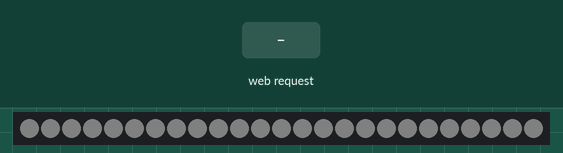
Recording of a sketch running on a simulated ESP32. On the bench: 25 RGB LEDs in strip order, left to right. The inputs (shaded band) are chosen by the test bench. Dim RGB values are drawn brighter than linear; WiFi joins after 1.5 s; servers stay silent unless stated; what the sketch prints to the serial monitor is not drawn.

Above: at 2.7 s.
2.8 s: HTTP request GET /color received
At 3.8 s:
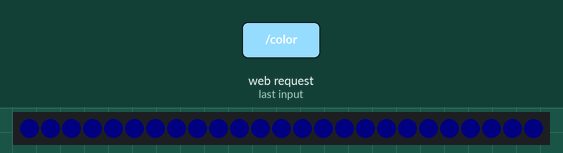
4.3 s: HTTP request GET /color?brightness=120&red=120&green=120 received
At 4.9 s:
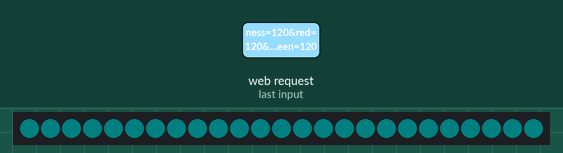
5.8 s: HTTP request GET /brightness received
At 6.1 s:
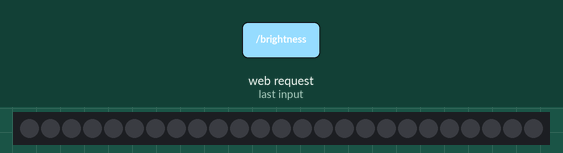
Timing chart, 0 to 8.8 s (numbered marks = the images above; inputs shaded):
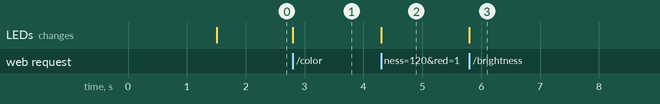

The sketch:

light_controller.ino
```cpp
#include <Adafruit_NeoPixel.h>
#include <ESPmDNS.h>
#include <WebServer.h>
#include <WiFi.h>
#include <WiFiClient.h>
#ifdef __AVR__
  #include <avr/power.h>
#endif

String version = String("0.1.0");

const char* ssid = "";
const char* password = "";
const int port = 80;

#define PIN 15

Adafruit_NeoPixel strip = Adafruit_NeoPixel(25, PIN, NEO_GRB + NEO_KHZ800);

WebServer server(port);

int red = 128;
int green = 128;
int blue = 128;
int brightness = 10;

void handleInfo() {
  server.send(200, "text/plain", "Light Controller Version: " + version);
}

void handleNotFound() {
  server.send(404, "text/plain", "Endpoint Not Found");
}

void setBrightness() {
  if(!server.hasArg("brightness")) {
    server.send(400, "Bad Request: Please supply brightness value");
  }
  int mBrightness = -1;
  mBrightness = server.arg("brightness").toInt();
  if(mBrightness < 0 || mBrightness > 100) {
    server.send(400, "Bad Request: Could not parse argument");
  }
  brightness = mBrightness;
  server.send(200, "text/plain", "Set brightness to: " + String(mBrightness));
}

void setColor() {
  if (!(server.hasArg("red") && server.hasArg("green") && server.hasArg("blue"))) {
    server.send(400, "Bad Request: Please supply red, green and blue color values");
  }
  int mRed = -1;
  int mGreen = -1;
  int mBlue = -1;
  mRed = server.arg("red").toInt();
  mGreen = server.arg("green").toInt();
  mBlue = server.arg("blue").toInt();
  if(mRed < 0 || mRed > 255 || mGreen < 0 || mGreen > 255 || mBlue < 0 || mBlue > 255) {
    server.send(400, "Bad Request: Could not parse argument");
  }
  red = mRed;
  green = mGreen;
  red = mBlue;
  server.send(200, "text/plain", "Color changed");
}

void setup() {
  // Setup LED
  strip.begin();
  //strip.setBrightness(brightness);
  strip.show();

  // Setup WiFi
  Serial.begin(115200);
  Serial.println("Setting up server");
  WiFi.mode(WIFI_STA);
  WiFi.begin(ssid, password);
  Serial.println("");

  // Wait for Connection
  while(WiFi.status() != WL_CONNECTED) {
    delay(500);
    Serial.print(".");
  }
  Serial.print("Connected to ");
  Serial.println(String(ssid));
  Serial.print("IP address ");
  Serial.println(WiFi.localIP());

  // Setup Server
  if(MDNS.begin("esp32")) {
    Serial.println("MDNS responder started");
  }

  server.on("/info", handleInfo);
  server.on("/brightness", setBrightness);
  server.on("/color", setColor);
  server.onNotFound(handleNotFound);

  server.begin();
  Serial.println("HTTP server started");
}

void loop() {
  server.handleClient();
  strip.setBrightness(brightness);
  int color = strip.Color(red, green, blue);
  for(uint16_t i = 0; i < strip.numPixels(); i++) {
    strip.setPixelColor(i, color);
  }
  strip.show();
}
```

Measured:
- after the input at 2.8 s, the LEDs: change at once (image 1)
- after the input at 4.3 s, the LEDs: change at once (image 2)
- after the input at 5.8 s, the LEDs: change at once (image 3)
